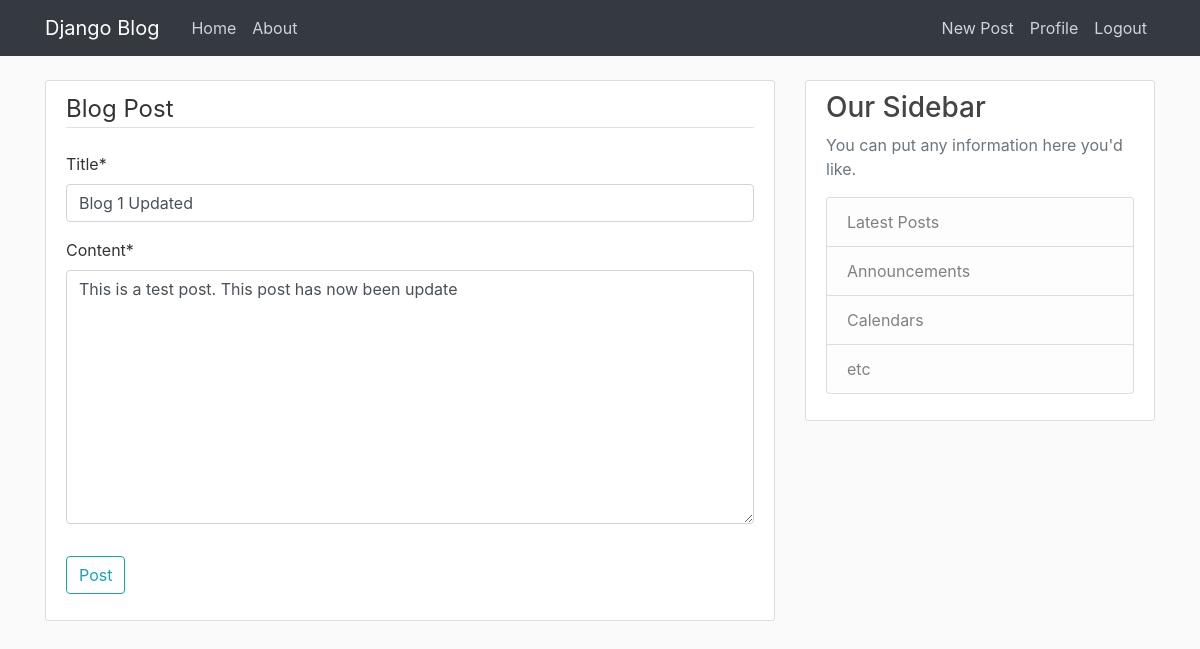
The app's page /post/1/update/ (signed in) with its own data.
### blog/models.py (models this page shows, shortened)
class Post(models.Model):
    title = models.CharField(max_length = 100)      #characters field with max length rescription of 100
    content = models.TextField()
    date_posted = models.DateTimeField(default = timezone.now)
    last_modified = models.DateTimeField(auto_now= True) #every time post is changed this will be set the time it was sent
    author = models.ForeignKey(User, on_delete=models.CASCADE) #if user is deleted, delete the post as well

### blog/views.py (the view, shortened to what this page needs)
# urls.py: path('post/<int:pk>/update/', PostUpdateView.as_view(), name = 'post-update'),
class PostUpdateView(LoginRequiredMixin, UserPassesTestMixin, UpdateView):
    model = Post
    fields = ['title', 'content']
    success_url = '/'       # redirects back to whatever it is set to, in this case the homepage
    def test_func(self):                # this func + user passes mixin, prevents user from modifying a post that they didn't initially make
        post = self.get_object()
        if self.request.user == post.author:
            return True
        return False

### blog/templates/blog/post_form.html (shortened to what this page needs)
{% extends "blog/base.html" %}
{% load crispy_forms_tags %}
{% block content %}
    <div class = "content-section">
        <form method="POST">
            <fieldset class = "form-group">
                <legend class = "border-bottom mb-4">
                    Blog Post
                </legend>
                {{ form| crispy}}
            </fieldset>
            <div class = "form-group">
                <button class = "btn btn-outline-info" type = "submit">Post</button>
            </div>
        </form>
    </div>
{% endblock content %}

### blog/static/blog/main.css (style rules this page uses)
body { background: #fafafa; color: #333333; margin-top: 5rem; }
.content-section { background: #ffffff; padding: 10px 20px; border: 1px solid #dddddd; border-radius: 3px; margin-bottom: 20px; }

### records on screen
Post: title "Blog 1 Updated", content "This is a test post. This post has now been update"
